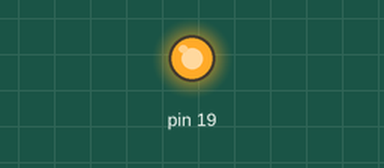
Simulated run of this sketch. Board: Arduino Uno, built with avr-gcc and run on an emulated ATmega328P. On the bench: output pins drawn as LEDs (lit = HIGH). What the sketch prints to the serial monitor is not drawn.

Above: at 1.5 s.
At 3.5 s:
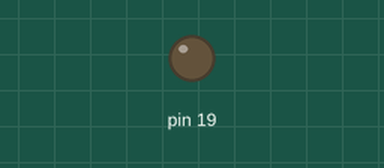
Timing chart, 0 to 5.2 s (numbered marks = the images above):
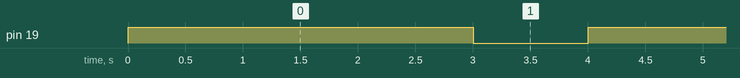

Measured:
- by itself, pin 19: alternates HIGH for 3.0 s and LOW for 1.0 s

The sketch:

led_test.ino
```cpp
void setup() {
  pinMode(19, OUTPUT);
  Serial.begin(115200);
  Serial.println("LED 제어 시작!");
}

void loop() {
  digitalWrite(19, HIGH);
  Serial.println("LED ON");
  delay(3000);

  digitalWrite(19, LOW);
  Serial.println("LED OFF");
  delay(1000);
}
```
